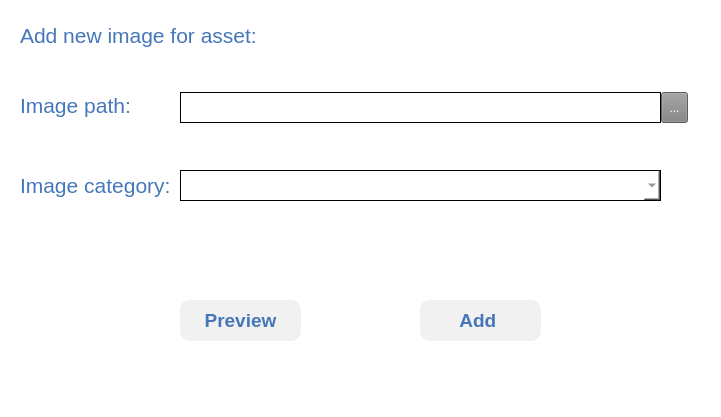
<?xml version="1.0" encoding="UTF-8"?>
<ui version="4.0">
 <class>Form</class>
 <widget class="QWidget" name="Form">
  <property name="geometry">
   <rect>
    <x>0</x>
    <y>0</y>
    <width>721</width>
    <height>417</height>
   </rect>
  </property>
  <property name="windowTitle">
   <string>Form</string>
  </property>
  <widget class="QFrame" name="frame">
   <property name="geometry">
    <rect>
     <x>-40</x>
     <y>-10</y>
     <width>781</width>
     <height>501</height>
    </rect>
   </property>
   <property name="styleSheet">
    <string notr="true">background-color: white</string>
   </property>
   <property name="frameShape">
    <enum>QFrame::StyledPanel</enum>
   </property>
   <property name="frameShadow">
    <enum>QFrame::Raised</enum>
   </property>
   <widget class="QLabel" name="main_label">
    <property name="geometry">
     <rect>
      <x>60</x>
      <y>30</y>
      <width>681</width>
      <height>31</height>
     </rect>
    </property>
    <property name="font">
     <font>
      <family>Segoe UI</family>
      <pointsize>16</pointsize>
      <weight>50</weight>
      <bold>false</bold>
     </font>
    </property>
    <property name="styleSheet">
     <string notr="true">color:rgb(69, 119, 185)</string>
    </property>
    <property name="text">
     <string>Add new image for asset: </string>
    </property>
   </widget>
   <widget class="QLineEdit" name="path_input">
    <property name="geometry">
     <rect>
      <x>220</x>
      <y>102</y>
      <width>481</width>
      <height>31</height>
     </rect>
    </property>
    <property name="font">
     <font>
      <family>Segoe UI</family>
      <pointsize>14</pointsize>
      <weight>50</weight>
      <bold>false</bold>
     </font>
    </property>
    <property name="styleSheet">
     <string notr="true">QLineEdit {
	border: 1px solid black;
    padding-left: 5px;
    color: rgb(89, 89, 89);
}
</string>
    </property>
    <property name="text">
     <string/>
    </property>
    <property name="alignment">
     <set>Qt::AlignLeading|Qt::AlignLeft|Qt::AlignVCenter</set>
    </property>
   </widget>
   <widget class="QLabel" name="image_path_label">
    <property name="geometry">
     <rect>
      <x>60</x>
      <y>100</y>
      <width>121</width>
      <height>31</height>
     </rect>
    </property>
    <property name="font">
     <font>
      <family>Segoe UI</family>
      <pointsize>16</pointsize>
      <weight>50</weight>
      <bold>false</bold>
     </font>
    </property>
    <property name="styleSheet">
     <string notr="true">color:rgb(69, 119, 185)</string>
    </property>
    <property name="text">
     <string>Image path:</string>
    </property>
   </widget>
   <widget class="QToolButton" name="path_button">
    <property name="geometry">
     <rect>
      <x>701</x>
      <y>102</y>
      <width>27</width>
      <height>31</height>
     </rect>
    </property>
    <property name="styleSheet">
     <string notr="true">background-color: rgb(130, 130, 130);
color: white</string>
    </property>
    <property name="text">
     <string>...</string>
    </property>
   </widget>
   <widget class="QLabel" name="category_label">
    <property name="geometry">
     <rect>
      <x>60</x>
      <y>180</y>
      <width>161</width>
      <height>31</height>
     </rect>
    </property>
    <property name="font">
     <font>
      <family>Segoe UI</family>
      <pointsize>16</pointsize>
      <weight>50</weight>
      <bold>false</bold>
     </font>
    </property>
    <property name="styleSheet">
     <string notr="true">color:rgb(69, 119, 185)</string>
    </property>
    <property name="text">
     <string>Image category:</string>
    </property>
   </widget>
   <widget class="QComboBox" name="comboBox">
    <property name="geometry">
     <rect>
      <x>220</x>
      <y>180</y>
      <width>481</width>
      <height>31</height>
     </rect>
    </property>
    <property name="font">
     <font>
      <family>Segoe UI</family>
      <pointsize>14</pointsize>
     </font>
    </property>
    <property name="styleSheet">
     <string notr="true">border: 1px solid black;
padding-left: 5px;
color: rgb(89, 89, 89);</string>
    </property>
   </widget>
   <widget class="QPushButton" name="add_image_button">
    <property name="geometry">
     <rect>
      <x>460</x>
      <y>310</y>
      <width>121</width>
      <height>41</height>
     </rect>
    </property>
    <property name="font">
     <font>
      <family>Segoe UI</family>
      <pointsize>14</pointsize>
      <weight>75</weight>
      <bold>true</bold>
     </font>
    </property>
    <property name="layoutDirection">
     <enum>Qt::LeftToRight</enum>
    </property>
    <property name="styleSheet">
     <string notr="true">/* Normal state styles */
QPushButton {
    color: rgb(69, 119, 185);
    border: 2px solid rgb(241, 241, 241);
    border-radius: 10px;
    background-color: rgb(241, 241, 241);
}

/* Hover state styles */
QPushButton:hover {
    color: white;
    background-color: darkgray;
}
</string>
    </property>
    <property name="text">
     <string>Add </string>
    </property>
   </widget>
   <widget class="QPushButton" name="preview_button">
    <property name="geometry">
     <rect>
      <x>220</x>
      <y>310</y>
      <width>121</width>
      <height>41</height>
     </rect>
    </property>
    <property name="font">
     <font>
      <family>Segoe UI</family>
      <pointsize>14</pointsize>
      <weight>75</weight>
      <bold>true</bold>
     </font>
    </property>
    <property name="layoutDirection">
     <enum>Qt::LeftToRight</enum>
    </property>
    <property name="styleSheet">
     <string notr="true">/* Normal state styles */
QPushButton {
    color: rgb(69, 119, 185);
    border: 2px solid rgb(241, 241, 241);
    border-radius: 10px;
    background-color: rgb(241, 241, 241);
}

/* Hover state styles */
QPushButton:hover {
    color: white;
    background-color: darkgray;
}
</string>
    </property>
    <property name="text">
     <string>Preview</string>
    </property>
   </widget>
  </widget>
 </widget>
 <resources/>
 <connections/>
</ui>
